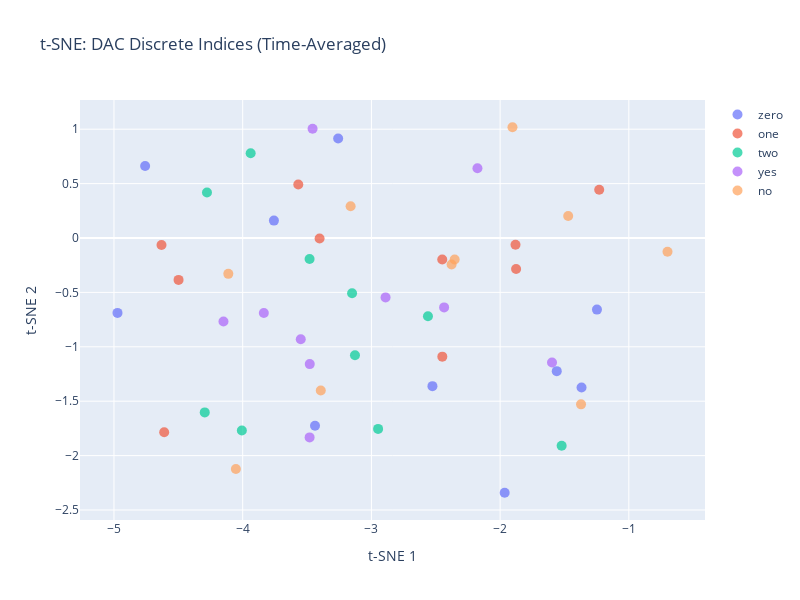

Notebook source saved alongside this figure:
### Code cell
# t-SNE visualization
perplexity = min(30, len(feature_vectors) - 1)
tsne = TSNE(n_components=2, random_state=42, perplexity=perplexity)
tsne_result = tsne.fit_transform(feature_vectors)

# Plotly scatter plot
fig = go.Figure()

for word in words:
    mask = np.array([label == word for label in valid_labels])
    fig.add_trace(go.Scatter(
        x=tsne_result[mask, 0],
        y=tsne_result[mask, 1],
        mode='markers',
        name=word,
        marker=dict(size=10, color=color_map[word], opacity=0.7)
    ))

fig.update_layout(
    title='t-SNE: DAC Discrete Indices (Time-Averaged)',
    xaxis_title='t-SNE 1',
    yaxis_title='t-SNE 2',
    width=800,
    height=600
)

fig.write_html('dac_indices_tsne.html')
fig.show()

print("Saved: dac_indices_tsne.html")

### Figure 1 — Plotly figure (JSON) as saved in the notebook; plotly's stock layout.template omitted (floating-point values rounded to 4 significant figures)
{"data": [{"marker": {"color": "#636EFA", "opacity": 0.7, "size": 10}, "mode": "markers", "name": "zero", "type": "scatter", "x": [-1.248, -1.367, -3.258, -3.438, -1.56, -4.973, -1.965, -3.757, -2.526, -4.758], "y": [-0.6579, -1.375, 0.9146, -1.726, -1.224, -0.6884, -2.341, 0.16, -1.362, 0.6613]}, {"marker": {"color": "#EF553B", "opacity": 0.7, "size": 10}, "mode": "markers", "name": "one", "type": "scatter", "x": [-1.23, -3.403, -2.449, -4.498, -2.45, -1.881, -1.876, -3.568, -4.631, -4.61], "y": [0.4434, -0.004225, -1.09, -0.3851, -0.1979, -0.06249, -0.2845, 0.4917, -0.06487, -1.786]}, {"marker": {"color": "#00CC96", "opacity": 0.7, "size": 10}, "mode": "markers", "name": "two", "type": "scatter", "x": [-3.128, -2.948, -4.295, -4.278, -3.15, -3.938, -1.522, -2.561, -3.48, -4.007], "y": [-1.077, -1.755, -1.603, 0.4183, -0.5082, 0.7789, -1.909, -0.7185, -0.1936, -1.769]}, {"marker": {"color": "#AB63FA", "opacity": 0.7, "size": 10}, "mode": "markers", "name": "yes", "type": "scatter", "x": [-3.549, -4.149, -3.457, -2.89, -2.176, -3.836, -2.435, -3.479, -1.597, -3.48], "y": [-0.9299, -0.7676, 1.004, -0.546, 0.6407, -0.6886, -0.6377, -1.159, -1.144, -1.833]}, {"marker": {"color": "#FFA15A", "opacity": 0.7, "size": 10}, "mode": "markers", "name": "no", "type": "scatter", "x": [-4.053, -1.371, -3.162, -1.904, -0.6997, -1.471, -4.112, -3.393, -2.377, -2.353], "y": [-2.123, -1.529, 0.2913, 1.018, -0.1269, 0.2015, -0.3295, -1.402, -0.2431, -0.1975]}], "layout": {"height": 600, "title": {"text": "t-SNE: DAC Discrete Indices (Time-Averaged)"}, "width": 800, "xaxis": {"title": {"text": "t-SNE 1"}}, "yaxis": {"title": {"text": "t-SNE 2"}}}}
